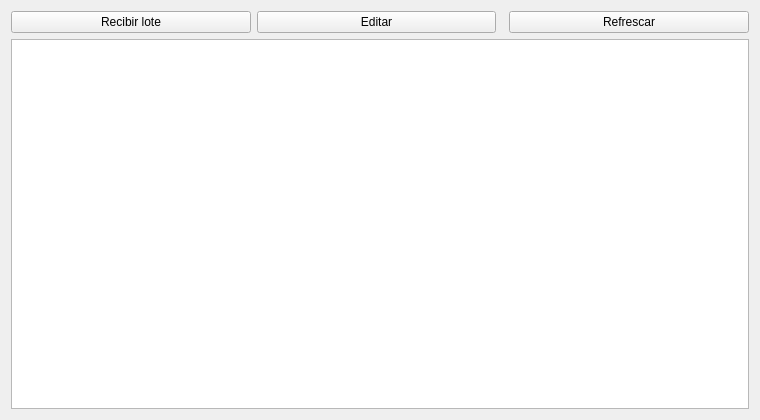
<?xml version="1.0" encoding="UTF-8"?>
<ui version="4.0">
 <class>LotesPage</class>
 <widget class="QWidget" name="LotesPage">
  <property name="geometry">
   <rect><x>0</x><y>0</y><width>760</width><height>420</height></rect>
  </property>
  <layout class="QVBoxLayout" name="verticalLayout">
   <item>
    <layout class="QHBoxLayout" name="botonesLayout">
     <item><widget class="QPushButton" name="btnNuevo"><property name="text"><string>Recibir lote</string></property></widget></item>
     <item><widget class="QPushButton" name="btnEditar"><property name="text"><string>Editar</string></property></widget></item>
     <item><spacer name="spacer"><property name="orientation"><enum>Qt::Horizontal</enum></property></spacer></item>
     <item><widget class="QPushButton" name="btnRefrescar"><property name="text"><string>Refrescar</string></property></widget></item>
    </layout>
   </item>
   <item>
    <widget class="QTableView" name="tableView"/>
   </item>
  </layout>
 </widget>
 <resources/>
 <connections/>
</ui>
